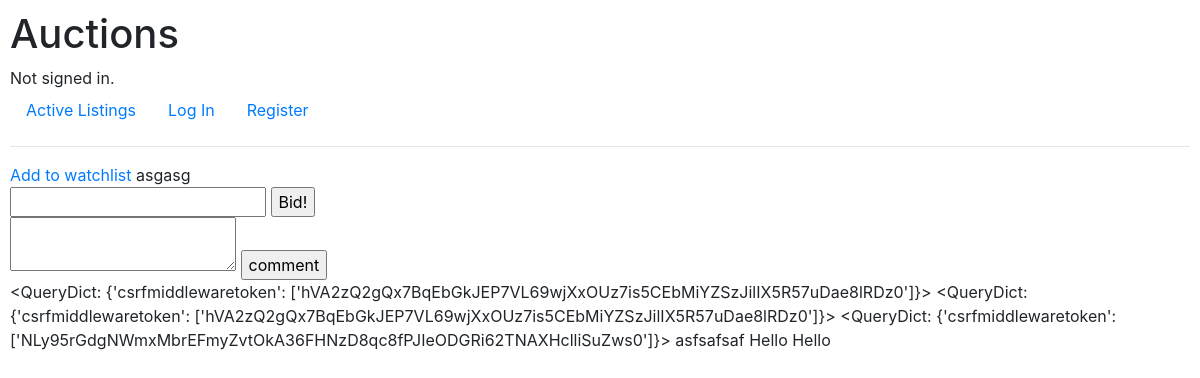
The page /asgasg/listings on the database its author committed.
### auctions/models.py (models this page shows)
class Listings(models.Model):
    title = models.CharField(max_length=30)
    bids = models.IntegerField()
    description = models.TextField(max_length=400)
    img_url = models.CharField(max_length=200)
    category = models.CharField(max_length=20)
    is_open = models.BooleanField(default=True)
    owner_id = models.ForeignKey(User, on_delete=models.CASCADE)

class Comments(models.Model):
    comment = models.TextField(max_length=600)
    listing = models.ForeignKey(Listings, on_delete=models.CASCADE)
    commenter = models.ForeignKey(User, on_delete=models.CASCADE)

### auctions/views.py (the view, shortened to what this page needs)
# urls.py: path("<str:listing>/listings", views.current_listing, name="clisting"),
def current_listing(request, listing):
    if request.method == "GET":
        cur = Listings.objects.filter(title=listing)
        cur_comments = Comments.objects.select_related('listing').filter(listing_id=cur[0].id)
        cur_user = str(cur[0].owner_id)
        watchlist = cur[0].watchlist.all()
        if request.user in watchlist:
            in_watchlist = True
        else:
            in_watchlist = False
        print(in_watchlist)
        return render(request, "auctions/listing.html", {
            "cur":cur[0],
            "cur_comments":cur_comments,
            "cur_user": cur_user,
            "in_watchlist": in_watchlist
        })

### auctions/templates/auctions/listing.html (shortened to what this page needs)
{% extends "auctions/layout.html" %}
{% block body %}
    {% if in_watchlist %}
    <a href="{% url 'remWatchlist' cur.id %}">Remove from watchlist</a>
    {% else %}
    <a href="{% url 'addWatchlist' cur.id %}">Add to watchlist</a>
    {% endif %}
    {{ cur.title }}
    <form action="{% url 'clisting' cur.title %}" method="post">
        <input name="bid" type="number">
        <input type="submit" value="Bid!">
    </form>
    <form action="{% url 'clisting' cur.title %}" method="post">
        <textarea name="comment" ></textarea>
        <input type="submit" value="comment">
    </form>
    {% for comments in cur_comments %}
        {{ comments.comment }}
    {% endfor %}
{% endblock %}

### auctions/static/auctions/styles.css (style rules this page uses)
body { padding: 10px; }

### rows shown on the page
Listings: title "asgasg"
Comments: comment "<QueryDict: {'csrfmiddlewaretoken': ['hVA2zQ2gQx7BqEbGkJEP7VL69wjXxOUz7is5CEbMiYZSzJilIX5R57uDae8lRDz0']}>"
Comments: comment "<QueryDict: {'csrfmiddlewaretoken': ['hVA2zQ2gQx7BqEbGkJEP7VL69wjXxOUz7is5CEbMiYZSzJilIX5R57uDae8lRDz0']}>"
Comments: comment "<QueryDict: {'csrfmiddlewaretoken': ['NLy95rGdgNWmxMbrEFmyZvtOkA36FHNzD8qc8fPJIeODGRi62TNAXHclliSuZws0']}>"
Comments: comment "asfsafsaf"
Comments: comment "Hello"
Comments: comment "Hello"
